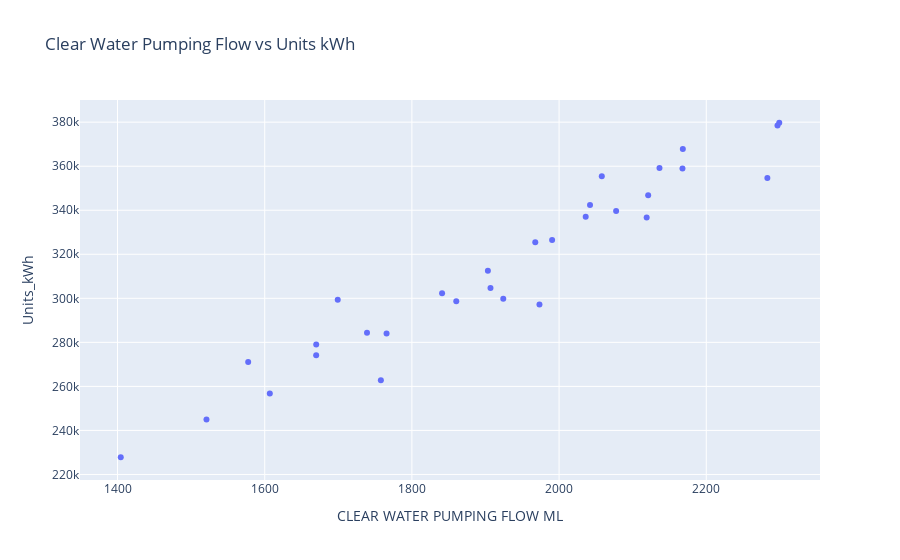

Notebook cell for this chart:
### Code cell
fig = px.scatter(sorted_data,x="CLEAR WATER PUMPING FLOW ML", y="Units_kWh", title='Clear Water Pumping Flow vs Units kWh')#,hover_data='Standardized_Date')

fig.show()
pyo.plot(fig, filename='Clear Water Pumping Flow vs Units kWh.html', auto_open=True)

### Figure 1 — Plotly figure (JSON) as saved in the notebook; plotly's stock layout.template omitted (floating-point values rounded to 4 significant figures)
{"data": [{"hovertemplate": "CLEAR WATER PUMPING FLOW ML=%{x}<br>Units_kWh=%{y}<extra></extra>", "legendgroup": "", "marker": {"color": "#636efa", "symbol": "circle"}, "mode": "markers", "name": "", "orientation": "v", "showlegend": false, "type": "scatter", "x": [1404.0, 1521.0, 1578.0, 1607.0, 1670.0, 1670.0, 1699.0, 1739.0, 1758.0, 1766.0, 1841.0, 1860.0, 1903.0, 1907.0, 1924.0, 1968.0, 1973.0, 1991.0, 2036.0, 2042.0, 2058.0, 2078.0, 2119.0, 2121.0, 2136.0, 2168.0, 2168.0, 2283.0, 2297.0, 2299.0], "xaxis": "x", "y": [227816, 244952, 271048, 256808, 278984, 274192, 299392, 284352, 262752, 284016, 302344, 298664, 312488, 304680, 299784, 325496, 297184, 326536, 337032, 342376, 355440, 339606, 336744, 346766, 359136, 367832, 358912, 354696, 378448, 379736], "yaxis": "y"}], "layout": {"legend": {"tracegroupgap": 0}, "title": {"text": "Clear Water Pumping Flow vs Units kWh"}, "xaxis": {"anchor": "y", "domain": [0, 1], "title": {"text": "CLEAR WATER PUMPING FLOW ML"}}, "yaxis": {"anchor": "x", "domain": [0, 1], "title": {"text": "Units_kWh"}}}}
